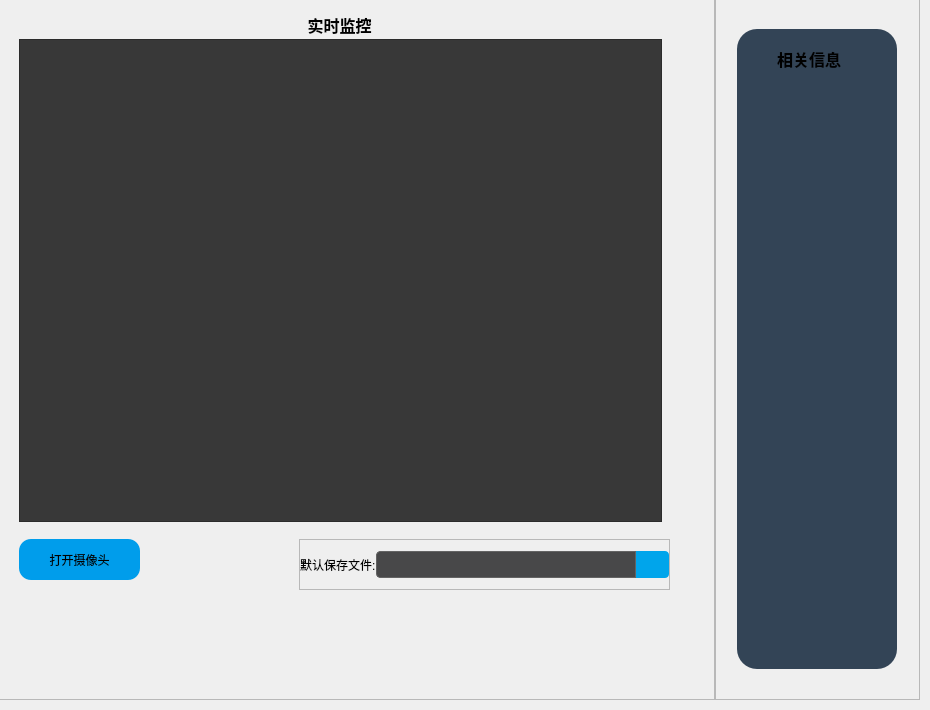
            <widget class="QWidget" name="camera_page">
             <widget class="QWidget" name="layoutWidget">
              <property name="geometry">
               <rect>
                <x>-1</x>
                <y>-1</y>
                <width>921</width>
                <height>701</height>
               </rect>
              </property>
              <layout class="QGridLayout" name="gridLayout" rowstretch="0" columnstretch="7,2">
               <property name="spacing">
                <number>0</number>
               </property>
               <item row="0" column="1">
                <widget class="QFrame" name="frame_8">
                 <property name="sizePolicy">
                  <sizepolicy hsizetype="Preferred" vsizetype="Preferred">
                   <horstretch>0</horstretch>
                   <verstretch>0</verstretch>
                  </sizepolicy>
                 </property>
                 <property name="frameShape">
                  <enum>QFrame::StyledPanel</enum>
                 </property>
                 <property name="frameShadow">
                  <enum>QFrame::Raised</enum>
                 </property>
                 <widget class="QWidget" name="ifo_widget" native="true">
                  <property name="geometry">
                   <rect>
                    <x>22</x>
                    <y>30</y>
                    <width>160</width>
                    <height>640</height>
                   </rect>
                  </property>
                  <property name="styleSheet">
                   <string notr="true">background-color: #334456;
border-radius: 20px;
</string>
                  </property>
                  <widget class="QLabel" name="label_4">
                   <property name="geometry">
                    <rect>
                     <x>40</x>
                     <y>20</y>
                     <width>91</width>
                     <height>20</height>
                    </rect>
                   </property>
                   <property name="font">
                    <font>
                     <family>宋体</family>
                     <pointsize>12</pointsize>
                     <weight>75</weight>
                     <italic>false</italic>
                     <bold>true</bold>
                    </font>
                   </property>
                   <property name="text">
                    <string>相关信息</string>
                   </property>
                  </widget>
                 </widget>
                </widget>
               </item>
               <item row="0" column="0">
                <widget class="QFrame" name="frame_7">
                 <property name="sizePolicy">
                  <sizepolicy hsizetype="Preferred" vsizetype="Preferred">
                   <horstretch>0</horstretch>
                   <verstretch>0</verstretch>
                  </sizepolicy>
                 </property>
                 <property name="frameShape">
                  <enum>QFrame::StyledPanel</enum>
                 </property>
                 <property name="frameShadow">
                  <enum>QFrame::Raised</enum>
                 </property>
                 <widget class="QWidget" name="video_wight" native="true">
                  <property name="geometry">
                   <rect>
                    <x>20</x>
                    <y>40</y>
                    <width>643</width>
                    <height>483</height>
                   </rect>
                  </property>
                  <property name="sizePolicy">
                   <sizepolicy hsizetype="Preferred" vsizetype="Preferred">
                    <horstretch>0</horstretch>
                    <verstretch>0</verstretch>
                   </sizepolicy>
                  </property>
                  <property name="styleSheet">
                   <string notr="true">
background-color: rgb(56, 56, 56);</string>
                  </property>
                  <widget class="QLabel" name="viedo_area">
                   <property name="geometry">
                    <rect>
                     <x>0</x>
                     <y>0</y>
                     <width>643</width>
                     <height>483</height>
                    </rect>
                   </property>
                   <property name="frameShape">
                    <enum>QFrame::StyledPanel</enum>
                   </property>
                   <property name="text">
                    <string/>
                   </property>
                  </widget>
                 </widget>
                 <widget class="QPushButton" name="play_cutbtn">
                  <property name="geometry">
                   <rect>
                    <x>20</x>
                    <y>540</y>
                    <width>121</width>
                    <height>41</height>
                   </rect>
                  </property>
                  <property name="styleSheet">
                   <string notr="true">background-color: rgb(0, 157, 235);
border-radius: 12px;
selection-background-color: rgb(255, 0, 0);</string>
                  </property>
                  <property name="text">
                   <string>打开摄像头</string>
                  </property>
                 </widget>
                 <widget class="QLabel" name="label_5">
                  <property name="geometry">
                   <rect>
                    <x>160</x>
                    <y>10</y>
                    <width>361</width>
                    <height>31</height>
                   </rect>
                  </property>
                  <property name="font">
                   <font>
                    <family>Microsoft YaHei</family>
                    <pointsize>12</pointsize>
                    <weight>75</weight>
                    <italic>false</italic>
                    <bold>true</bold>
                    <kerning>false</kerning>
                   </font>
                  </property>
                  <property name="text">
                   <string>实时监控</string>
                  </property>
                  <property name="alignment">
                   <set>Qt::AlignCenter</set>
                  </property>
                 </widget>
                 <widget class="QFrame" name="frame_11">
                  <property name="geometry">
                   <rect>
                    <x>300</x>
                    <y>540</y>
                    <width>371</width>
                    <height>51</height>
                   </rect>
                  </property>
                  <property name="frameShape">
                   <enum>QFrame::StyledPanel</enum>
                  </property>
                  <property name="frameShadow">
                   <enum>QFrame::Raised</enum>
                  </property>
                  <layout class="QHBoxLayout" name="horizontalLayout_8" stretch="1,8,1">
                   <property name="spacing">
                    <number>0</number>
                   </property>
                   <property name="leftMargin">
                    <number>0</number>
                   </property>
                   <property name="topMargin">
                    <number>0</number>
                   </property>
                   <property name="rightMargin">
                    <number>0</number>
                   </property>
                   <property name="bottomMargin">
                    <number>0</number>
                   </property>
                   <item>
                    <widget class="QLabel" name="label_8">
                     <property name="text">
                      <string>默认保存文件:</string>
                     </property>
                    </widget>
                   </item>
                   <item>
                    <widget class="QLabel" name="searchlabel">
                     <property name="sizePolicy">
                      <sizepolicy hsizetype="Preferred" vsizetype="Minimum">
                       <horstretch>0</horstretch>
                       <verstretch>0</verstretch>
                      </sizepolicy>
                     </property>
                     <property name="maximumSize">
                      <size>
                       <width>16777215</width>
                       <height>27</height>
                      </size>
                     </property>
                     <property name="styleSheet">
                      <string notr="true">QLabel {
        border-top-left-radius: 4px;
        border-bottom-left-radius: 4px;
        height: 27px;
        border: 1px solid rgb(100, 100, 100);
        background: rgb(72, 72, 73);
}
</string>
                     </property>
                     <property name="text">
                      <string/>
                     </property>
                    </widget>
                   </item>
                   <item>
                    <widget class="QPushButton" name="searchbtn_3">
                     <property name="sizePolicy">
                      <sizepolicy hsizetype="Preferred" vsizetype="Fixed">
                       <horstretch>0</horstretch>
                       <verstretch>0</verstretch>
                      </sizepolicy>
                     </property>
                     <property name="styleSheet">
                      <string notr="true">background: rgb(0, 165, 235);
        color: white;
border-bottom-right-radius: 4px;
border-top-right-radius: 4px;
        border: none;
 height: 27px;</string>
                     </property>
                     <property name="text">
                      <string/>
                     </property>
                     <property name="icon">
                      <iconset resource="resourses.qrc">
                       <normaloff>:/icons/icons/file-plus.svg</normaloff>:/icons/icons/file-plus.svg</iconset>
                     </property>
                    </widget>
                   </item>
                  </layout>
                 </widget>
                </widget>
               </item>
              </layout>
             </widget>
            </widget>
